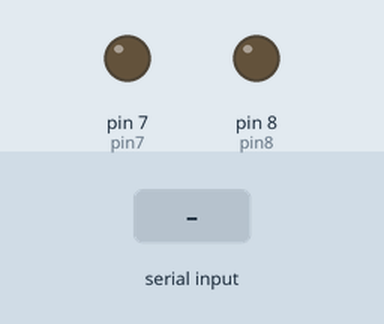
The sketch below on a simulated Arduino Uno, built with avr-gcc and run on an emulated ATmega328P. On the bench: output pins drawn as LEDs (lit = HIGH). The test bench sets the inputs (shaded band).

Above: at 1.2 s.
1.3 s: "VERDE" received over Serial
At 3.7 s:
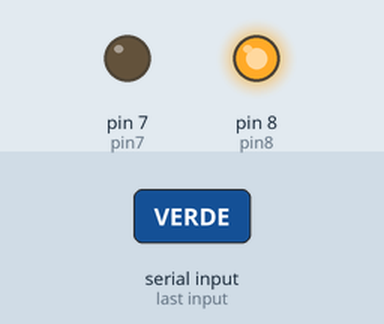
Timing chart, 0 to 7.8 s (numbered marks = the images above; inputs shaded):
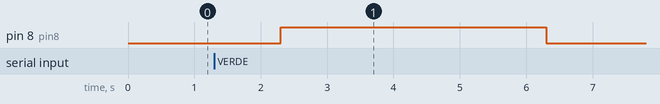

Measured:
- after the input at 1.3 s, pin 8 (pin8): LOW → HIGH after 1.0 s, → LOW 4.0 s later

The sketch:

CODIGO_MUCHACHO.ino
```cpp
const int pin8 = 8;
const int pin7 = 7;

void setup()
{
  Serial.begin(9600);
  pinMode(pin8, OUTPUT);
  pinMode(pin7, OUTPUT);
}

void loop() {
  if (Serial.available() > 0)
  {
    String MyCharacter = Serial.readString();

    if (MyCharacter == "VERDE") {
      digitalWrite(pin8, HIGH); // ESTA PARTE VA EN LOW PORQUE LOS MODULOS RELES FACILITADOS ENCIENDE EN LOW
      delay(4000);
      digitalWrite(pin8, LOW);
    }
    if (MyCharacter == "ROJO") {
      digitalWrite(pin7, HIGH);
      delay(4000);
      digitalWrite(pin7, LOW);
    }
  }

}
```
